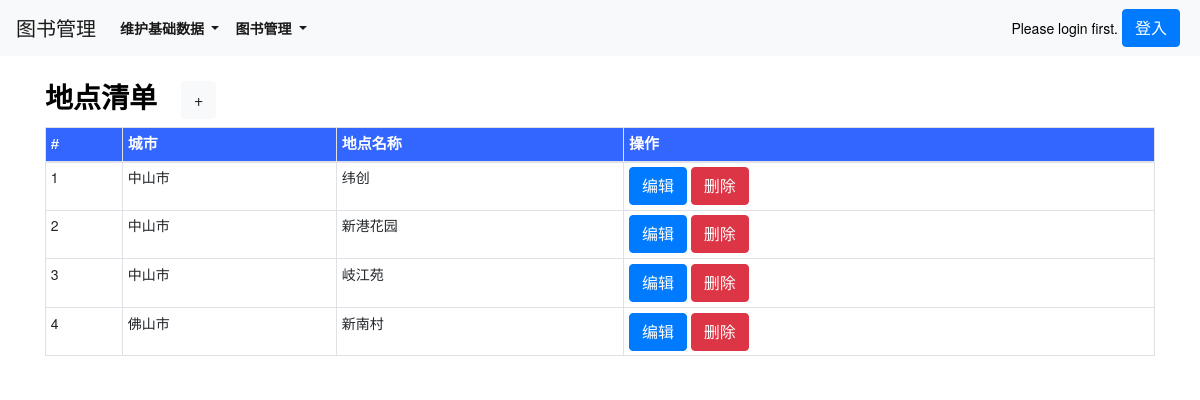
The page /locationlist_show/ on the database as committed earlier.
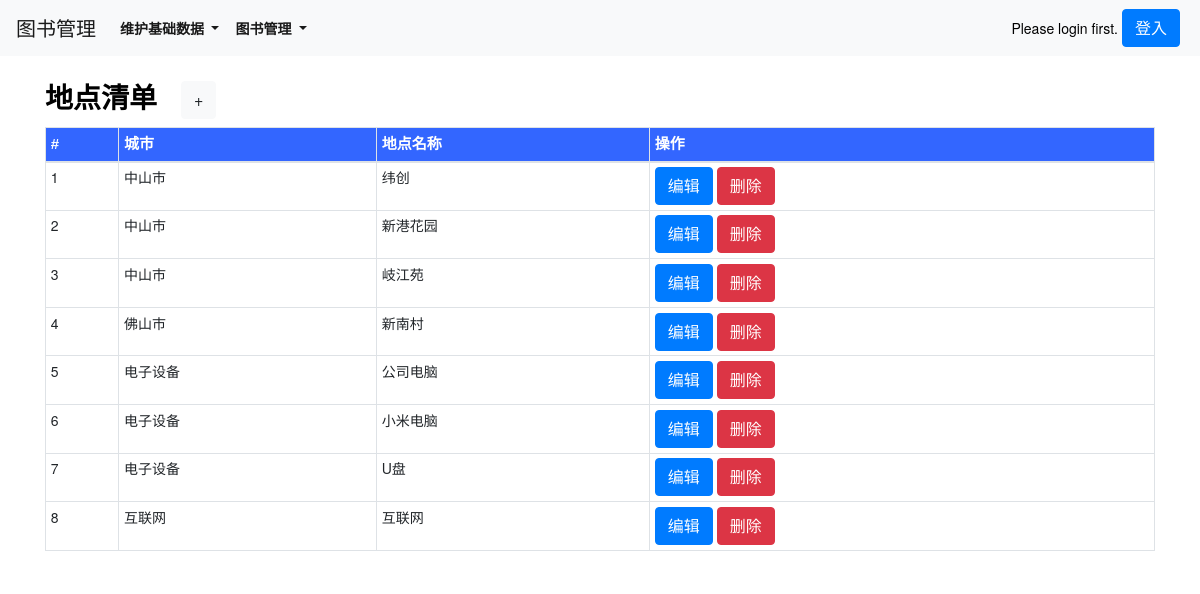
The same page on the database as committed later.
### book/models.py (models this page shows, shortened)
class location(models.Model):
    lid = models.AutoField(primary_key=True)
    location_city = models.CharField(max_length=500,verbose_name=('城市'))
    location_name = models.CharField(max_length=500,verbose_name=('地点名称'))
    class Meta:
        verbose_name = ('地点')
        verbose_name_plural = ('地点')

### book/views.py (the view)
# urls.py: path('locationlist_show/', views.locationlist_show, name='locationlist_show'),
def locationlist_show(request):
    locationlist = location.objects.all()
    context = {
        'locationlist':locationlist,
    }
    return render(request,'locationlist_show.html',context)

### templates/locationlist_show.html (shortened to what this page needs)
{% extends 'base.html' %}
{% load static %}
{% block body_block %}
<div class="container">
    <div class="row py-4 align-items-center">
        <div class="col-lg-12 col-md-12 mt-0 table-responsive"  style="background-color: #fff;">
            <h3 class="font-weight-bold">地点清单<a class="ml-4 btn btn-light" href="/locationlist_new/">+</a></h3>
            <table class="table table-striped table-sm table-bordered ">
                <thead>
                    <tr style="color:White;background-color:#3366FF;font-family:微軟正黑體,Tahoma,Arial,微軟雅黑體;font-size:15px;">
                        <th scope="col">#</th>
                        <th scope="col">城市</th>
                        <th scope="col">地点名称</th>
                        <th scope="col">操作</th>
                    </tr>
                </thead>
                {% for location in locationlist %}
                    <td>{{ location.lid }}</td>
                    <td>{{ location.location_city }}</td>
                    <td>{{ location.location_name }}</td>
                    <td>
                        <a class="btn btn-primary btn-xs" href="/locationlist_edit/{{ location.lid }}/">编辑</a>
                        <a class="btn btn-danger btn-xs" href="/locationlist_delete/{{ location.lid }}/">删除</a>
                    </td>
                {% endfor %}
            </table>
        </div>
    </div>
</div>
<br>
<br>
<br>
<br>
<br>
{% endblock %}

Rows that differ between the two databases and show on the page:
added location: lid "5", location_city "电子设备", location_name "公司电脑"
added location: lid "6", location_city "电子设备", location_name "小米电脑"
added location: lid "7", location_city "电子设备", location_name "U盘"
added location: lid "8", location_city "互联网", location_name "互联网"
